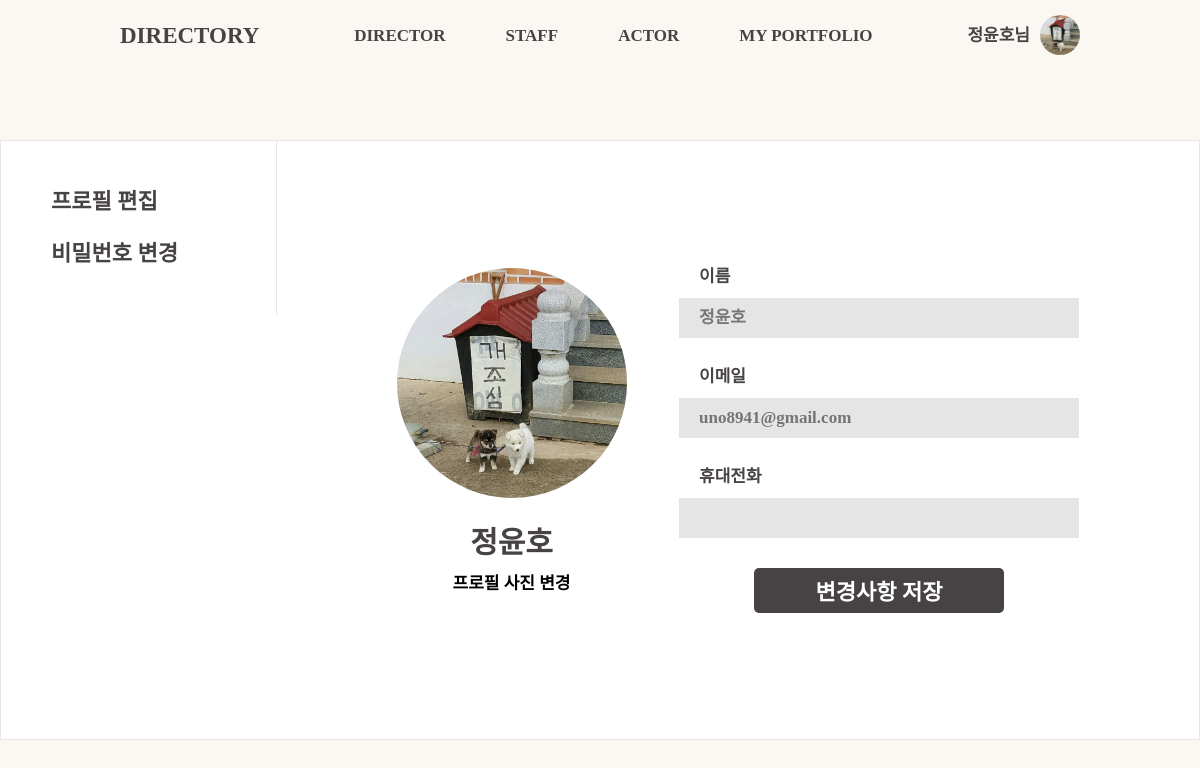
Screenshot of /my_account/ (signed in) with the database file from the repository.
### accounts/models.py (models this page shows, shortened)
class Profile(AbstractBaseUser):
    email = models.EmailField(
        verbose_name="email", max_length=60, unique=True, null=False, blank=False)
    username = models.CharField(max_length=30, unique=True, null=False, blank=False)
    name = models.CharField(max_length=20, default="", blank=False)
    age = models.PositiveIntegerField(null=True, blank=True)
    name_eng = models.CharField(max_length=20, default="", blank=True)
    date_of_birth = models.DateField(null=True, blank=True)
    avatar = models.ImageField(null=True,  # profile 이미지
                               blank=True,
                               upload_to='image/avatar')
    intro = models.TextField(default="")  # 소개글
    education = models.CharField(max_length=20, null=True, blank=True)
    u_type = models.PositiveSmallIntegerField(null=True)
    date_joined = models.DateTimeField(
        verbose_name='date joined', auto_now_add=True)
    last_login = models.DateTimeField(verbose_name='last login', auto_now=True)
    is_admin = models.BooleanField(default=False)
    is_active = models.BooleanField(default=True)
    is_staff = models.BooleanField(default=False)
    is_superuser = models.BooleanField(default=False)
    USERNAME_FIELD = 'email'
    REQUIRED_FIELDS = ['username']
    objects = ProfileManager()

### accounts/views.py (the view, shortened to what this page needs)
# urls.py: path('my_account/', my_account, name="my_account"),
def my_account(request):
    if request.method == "GET":
        return render(request, 'my_account.html')

### accounts/templates/my_account.html (shortened to what this page needs)
{% extends 'base_header.html' %}
{% load static %}
{% block css %}
<link rel="stylesheet" href="{% static 'css/my_account.css' %}">
{% endblock %}
{% block content %}
<main class="account-main">
    <div class="account-setting-container">
        <ul class="setting__left-col">
            <li class="setting-item font-lg font-eb">
                <a href="{% url 'my_account' %}">
                    프로필 편집
                </a>
            </li>
            <li class="setting-item font-lg font-b">
                <a href="{% url 'edit_password' %}">
                    비밀번호 변경
                </a>
            </li>
        </ul>
        <div class="setting__right-col">
            <div method="POST" class="image-form">
                <div class="account__image" style="background-image: url('{{user.avatar.url}}');"></div>
                <div class="account__name font-xlg font-eb">{{user.name}}</div>
                <button class="btn btn--profile-change font-md">프로필 사진 변경</button>
            </div>
            <form method="POST" action="" class="info-form">
                <ul class="input-list">
                    <li class="input-item">
                        <div class="input-label font-md font-eb">이름</div>
                        <input name="name" class="account-input font-md font-b" type="text" placeholder="{{user.name}}">
                    </li>
                    <li class="input-item">
                        <div class="input-label font-md font-eb">이메일</div>
                        <input name="email" class="account-input font-md font-b" type="email" name="" id=""
                            placeholder="{{user.email}}">
                    </li>
                    <li class="input-item">
                        <div class="input-label font-md font-eb">휴대전화</div>
                        <input name="phone_number" class="account-input font-md font-b" type="text"
                            placeholder="{{user.phone_number.as_e164}}">
                    </li>
                </ul>
                <button class="btn btn--black font-lg">변경사항 저장</button>
            </form>
        </div>
    </div>
</main>
{% endblock %}

### main/templates/base_header.html (shortened to what this page needs)
{% load static %}
<!DOCTYPE html>
<html lang="en">
<head>
    <link rel="stylesheet" type='text/css' href="{% static 'css/reset.css' %}" />
    <link rel="stylesheet" type='text/css' href="{% static 'css/base.css' %}" />
    {% block css %}
    {% endblock %}
</head>
<body>
    <header class="header">
        <nav class="nav-bar">
            <div class="nav-bar__icon font-eb"><a href="{% url 'home' %}">DIRECTORY</a></div>
            <ul class="nav-bar__category">
                <li class="category-item font-md font-b" name="directors"><a href="{% url 'directors' %}">DIRECTOR</a>
                </li>
                <li class="category-item font-md font-b" name="staffs"><a href="{% url 'staffs' %}">STAFF</a> </li>
                <li class="category-item font-md font-b" name="actors"><a href="{% url 'actors' %}">ACTOR</a></li>
                <li class="category-item font-md font-b" name="user_page"><a href="{% url 'user_page' %}">MY
                        PORTFOLIO</a> </li>
            </ul>
            {% if user.is_authenticated %}
            <div class="nav-bar__setting">
                <div class="nav-bar__user-name font-md font-b">
                    {{user.name}}님
                </div>
                {% if user.avatar %}
                <div class="nav-bar__user-profile font-md font-b" style="background-image: url('{{user.avatar.url}}');">
                </div>
                {% else %}
                <div class="nav-bar__user-profile font-md font-b"
                    style="background-image: url('/static/images/default_user.jpg');">
                </div>
                {% endif %}
            </div>
            {% endif %}
        </nav>
    </header>
    {% block content %}
    {% endblock %}
</body>
</html>

### main/static/css/base.css (style rules this page uses)
* { box-sizing: border-box; text-decoration: none; }
a { color: inherit; }
html { height: 100%; }
body { width: 100%; min-width: 960px; height: fit-content; min-height: 100vh; padding: 90px 0px 0px 0px; background-color: #fbf8f3; color: #474344; display: flex; flex-direction: column; font-family: "NanumSquare"; }
button { font-family: "NanumSquare"; }
.header { position: fixed; z-index: 100; top: 0; left: 0; width: 100%; min-width: 960px; height: 70px; padding: 0px 80px; background-color: #fbf8f3; display: flex; justify-content: center; }
.nav-bar { width: 100%; max-width: 1240px; height: 100%; display: flex; justify-content: space-between; align-items: center; background-color: #fbf8f3; }
@media screen and (max-width: 1240px) { .nav-bar { padding: 0px 40px; } }
.nav-bar__icon { flex: 0.2; font-size: 23px; font-weight: 700; height: inherit; width: fit-content; display: flex; align-items: center; }
.nav-bar .nav-bar__category { display: flex; height: inherit; font-size: 17px; font-weight: 600; justify-content: space-between; align-items: center; }
.category-item:not(:last-child) { margin-right: 60px; }
.nav-bar__setting { display: flex; align-items: center; position: relative; }
.nav-bar__user-name { margin-right: 10px; }
.nav-bar__user-profile { width: 40px; height: 40px; border-radius: 50%; background: center / cover no-repeat; }
.category-item { display: flex; height: 40px; justify-content: space-between; align-items: center; }
.btn { border-radius: 5px; font-size: 17px; font-weight: 700; border: none; font-family: "NanumSquare"; background-color: transparent; outline: none; cursor: pointer; }
.btn--black { background-color: #474344; color: white; }
.font-xlg { font-family: "NanumSquare"; font-size: 30px; }
.font-lg { font-family: "NanumSquare"; font-size: 22px; }
.font-md { font-family: "NanumSquare"; font-size: 17px; }
.font-b { font-weight: 600; }
.font-eb { font-weight: 800; }

### accounts/static/css/my_account.css (style rules this page uses)
.account-main { width: 100%; height: 100%; display: flex; justify-content: center; align-items: center; }
.account-setting-container, .likes-container { width: 1240px; min-height: 600px; border: 1px solid rgba(0, 0, 0, 0.1); background-color: white; margin-top: 50px; display: flex; }
.setting__left-col { width: 23%; height: 100%; border-right: 1px solid rgba(0, 0, 0, 0.1); padding: 50px 50px; }
.setting__left-col .setting-item:not(:last-child) { margin-bottom: 30px; }
.setting__right-col { flex: 1; align-self: center; padding: 50px 120px; display: flex; justify-content: space-between; }
.image-form { display: flex; flex-direction: column; align-items: center; }
.image-form .account__image { width: 230px; height: 230px; border-radius: 50%; background: center / cover no-repeat; }
.image-form .account__name { margin-top: 30px; }
.image-form .btn--profile-change { margin-top: 10px; }
.input-label { margin-left: 20px; }
.info-form, .password-form { width: fit-content; display: flex; flex-direction: column; align-items: center; }
.account-input { padding: 10px 20px; border: none; background-color: rgba(0, 0, 0, 0.1); width: 400px; margin-top: 13px; }
.input-list .input-item:not(:last-child) { margin-bottom: 30px; }
.input-list, .input-item { width: fit-content; }
.info-form .btn, .password-form .btn { width: 250px; height: 45px; margin-top: 30px; }

### rows the page displays
Profile: name "정윤호", avatar (picture), email "uno8941@gmail.com"
